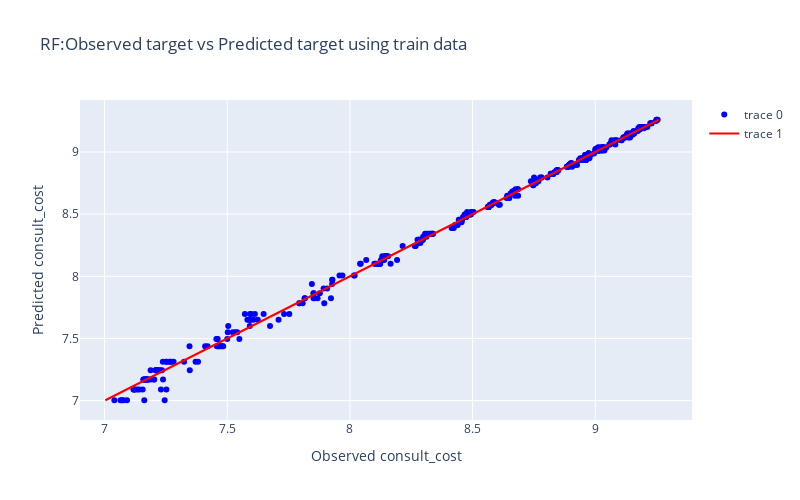

The notebook cell this image was saved under:
### Code cell
fig = go.Figure()

# scatter plot using test data
fig.add_trace(go.Scatter(y=y_train, x=RF.predict(x_train), mode='markers', marker=dict(color='blue')))

# diagonal line to represent predictions
fig.add_trace(go.Scatter(y=y_train, x=y_train, mode='lines', line=dict(color='red')))

fig.update_layout(title='RF:Observed target vs Predicted target using train data', xaxis_title='Observed consult_cost', 
                  yaxis_title='Predicted consult_cost', width=800, height=500)
fig.show()

### Figure 1 — Plotly figure (JSON) as saved in the notebook; plotly's stock layout.template omitted (floating-point values rounded to 4 significant figures; data arrays with more than 128 entries replaced by an {"elided": "..."} marker saying what was removed)
{"data": [{"marker": {"color": "blue"}, "mode": "markers", "type": "scatter", "x": {"elided": "416 float values"}, "y": {"elided": "416 float values"}}, {"line": {"color": "red"}, "mode": "lines", "type": "scatter", "x": {"elided": "416 float values"}, "y": {"elided": "416 float values"}}], "layout": {"height": 500, "title": {"text": "RF:Observed target vs Predicted target using train data"}, "width": 800, "xaxis": {"title": {"text": "Observed consult_cost"}}, "yaxis": {"title": {"text": "Predicted consult_cost"}}}}
